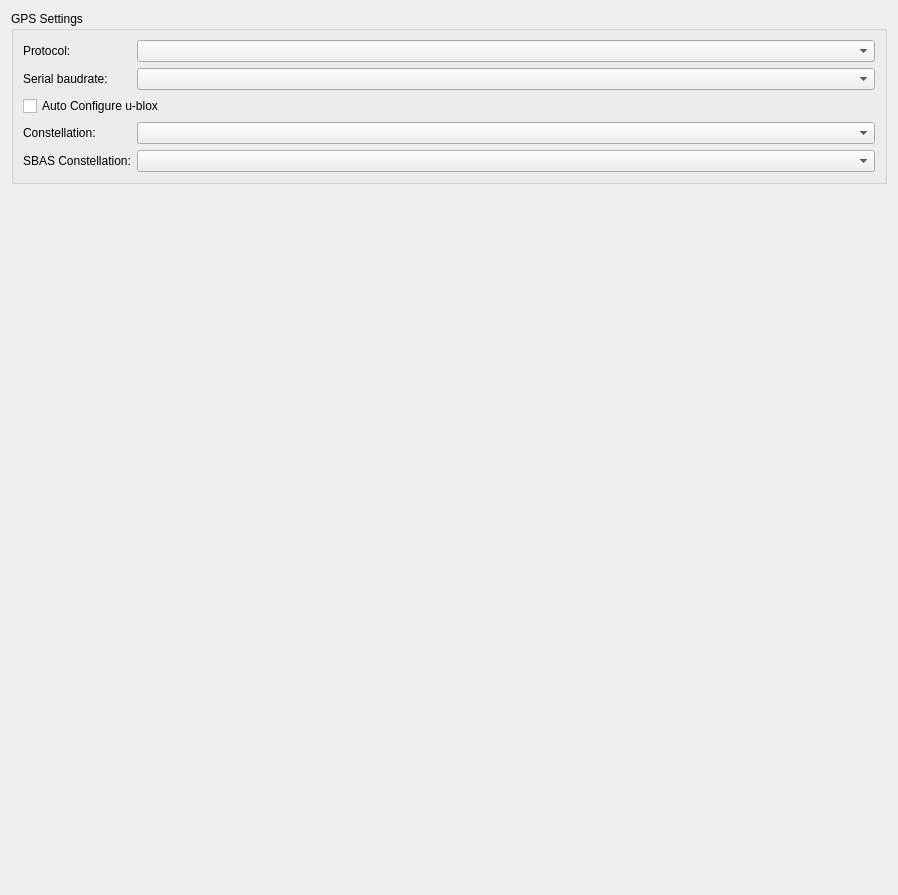
         <widget class="QWidget" name="scrollAreaWidgetContents_4">
          <property name="geometry">
           <rect>
            <x>0</x>
            <y>0</y>
            <width>898</width>
            <height>895</height>
           </rect>
          </property>
          <layout class="QVBoxLayout" name="verticalLayout_16">
           <item>
            <widget class="QGroupBox" name="groupBox">
             <property name="title">
              <string>GPS Settings</string>
             </property>
             <layout class="QFormLayout" name="formLayout_12">
              <item row="0" column="0">
               <widget class="QLabel" name="lblGPSProtocol">
                <property name="text">
                 <string>Protocol:</string>
                </property>
               </widget>
              </item>
              <item row="0" column="1">
               <widget class="QComboBox" name="cbGPSProtocol">
                <property name="objrelation" stdset="0">
                 <stringlist notr="true">
                  <string>objname:ModuleSettings</string>
                  <string>fieldname:GPSDataProtocol</string>
                 </stringlist>
                </property>
               </widget>
              </item>
              <item row="3" column="0">
               <widget class="QLabel" name="lblGPSConstellation">
                <property name="text">
                 <string>Constellation:</string>
                </property>
               </widget>
              </item>
              <item row="3" column="1">
               <widget class="QComboBox" name="cbGPSConstellation">
                <property name="objrelation" stdset="0">
                 <stringlist notr="true">
                  <string>objname:ModuleSettings</string>
                  <string>fieldname:GPSConstellation</string>
                 </stringlist>
                </property>
               </widget>
              </item>
              <item row="2" column="0" colspan="2">
               <widget class="QCheckBox" name="cbxGPSAutoConfig">
                <property name="text">
                 <string>Auto Configure u-blox</string>
                </property>
                <property name="objrelation" stdset="0">
                 <stringlist notr="true">
                  <string>objname:ModuleSettings</string>
                  <string>fieldname:GPSAutoConfigure</string>
                 </stringlist>
                </property>
               </widget>
              </item>
              <item row="4" column="0">
               <widget class="QLabel" name="label">
                <property name="text">
                 <string>SBAS Constellation:</string>
                </property>
               </widget>
              </item>
              <item row="4" column="1">
               <widget class="QComboBox" name="cbGPSSBASConstellation">
                <property name="objrelation" stdset="0">
                 <stringlist notr="true">
                  <string>objname:ModuleSettings</string>
                  <string>fieldname:GPSSBASConstellation</string>
                 </stringlist>
                </property>
               </widget>
              </item>
              <item row="1" column="0">
               <widget class="QLabel" name="lbGPS">
                <property name="text">
                 <string>Serial baudrate:</string>
                </property>
               </widget>
              </item>
              <item row="1" column="1">
               <widget class="QComboBox" name="cb_gpsSpeed">
                <property name="objrelation" stdset="0">
                 <stringlist notr="true">
                  <string>objname:ModuleSettings</string>
                  <string>fieldname:GPSSpeed</string>
                 </stringlist>
                </property>
               </widget>
              </item>
             </layout>
            </widget>
           </item>
           <item>
            <spacer name="verticalSpacer_8">
             <property name="orientation">
              <enum>Qt::Vertical</enum>
             </property>
             <property name="sizeHint" stdset="0">
              <size>
               <width>20</width>
               <height>653</height>
              </size>
             </property>
            </spacer>
           </item>
          </layout>
         </widget>
